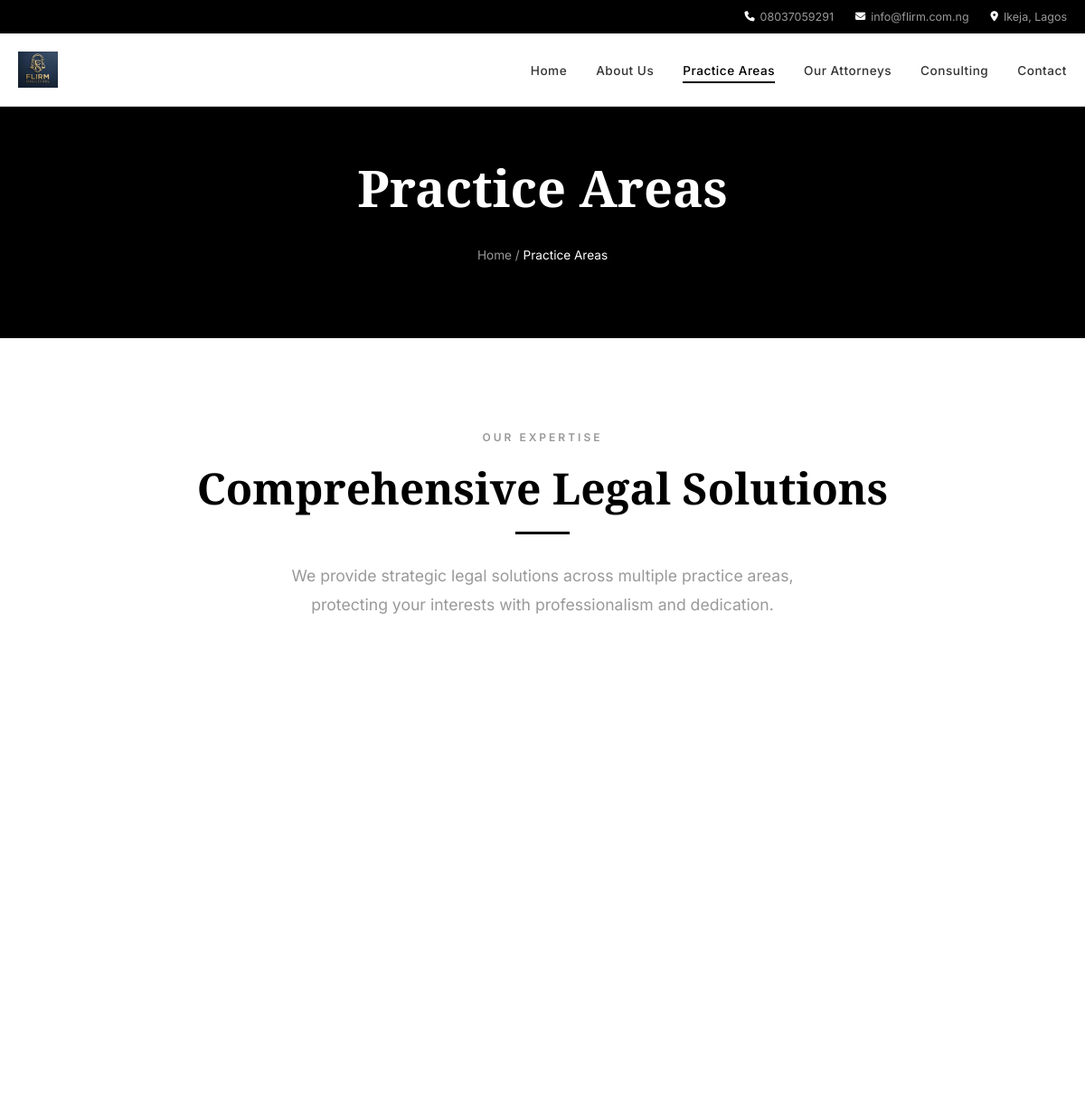
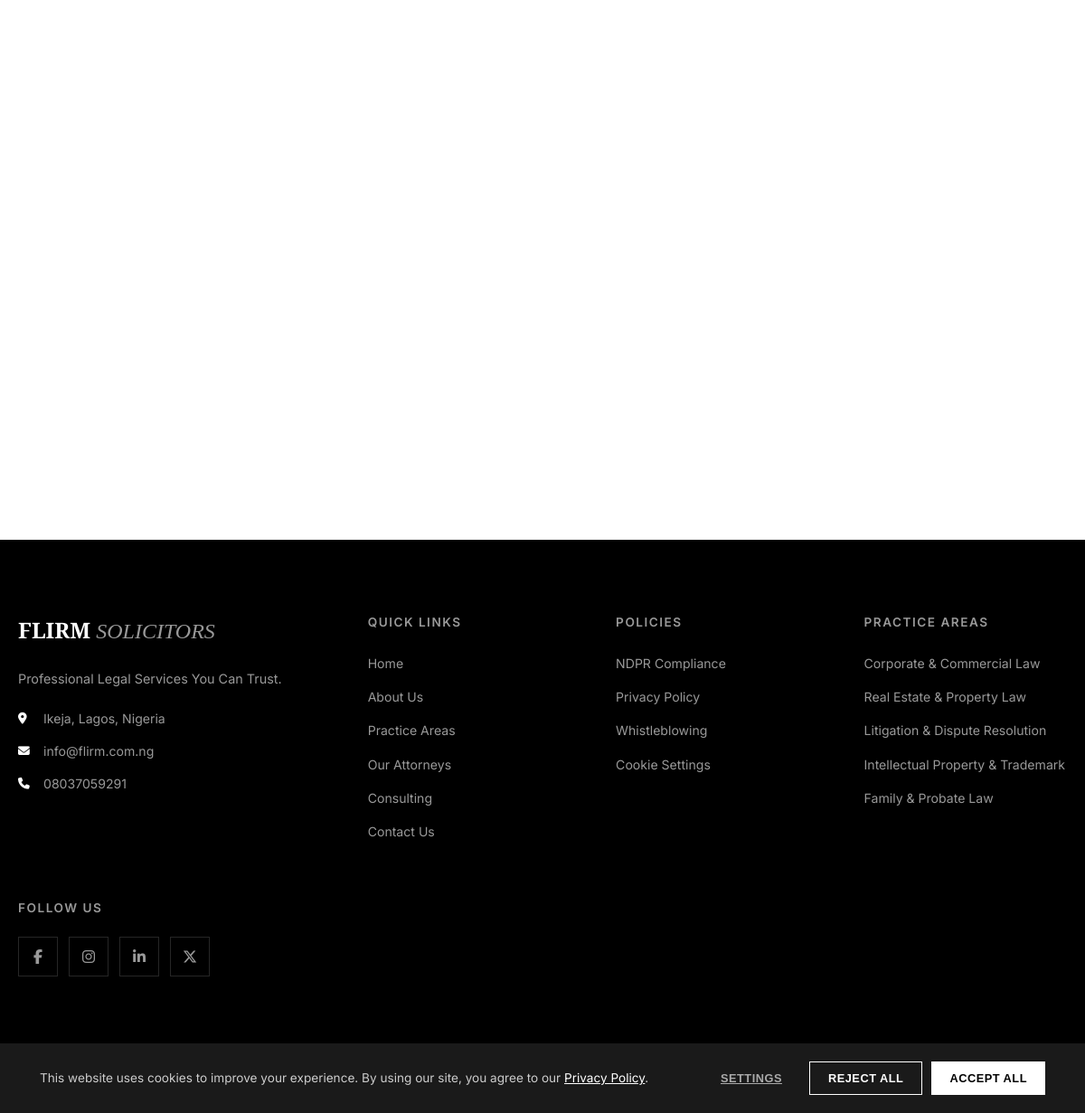
Page /practice-areas.php on the committed database (2 pictures, top to bottom).
### tables this page shows
CREATE TABLE site_settings (
    id INT PRIMARY KEY AUTO_INCREMENT,
    site_name VARCHAR(255) NOT NULL DEFAULT 'FLIRM SOLICITORS',
    site_tagline VARCHAR(255) DEFAULT 'Professional Legal Services Rooted in Integrity, Excellence & Results',
    site_description TEXT,
    logo_url VARCHAR(255) DEFAULT 'assets/images/logo.png',
    favicon_url VARCHAR(255) DEFAULT 'assets/images/favicon.ico',
    footer_text TEXT,
    copyright_text VARCHAR(255) DEFAULT '© 2026 FLIRM SOLICITORS. All Rights Reserved.',
    smtp_host VARCHAR(255) DEFAULT NULL,
    smtp_port VARCHAR(10) DEFAULT NULL,
    smtp_username VARCHAR(255) DEFAULT NULL,
    smtp_password VARCHAR(255) DEFAULT NULL,
    smtp_from_email VARCHAR(255) DEFAULT NULL,
    smtp_from_name VARCHAR(255) DEFAULT NULL,
    updated_at TIMESTAMP DEFAULT CURRENT_TIMESTAMP ON UPDATE CURRENT_TIMESTAMP
);

CREATE TABLE footer_content (
    id INT PRIMARY KEY AUTO_INCREMENT,
    about_text TEXT,
    address VARCHAR(255) DEFAULT 'Ikeja, Lagos, Nigeria',
    email VARCHAR(100) DEFAULT 'info@flirm.com.ng',
    phone VARCHAR(50) DEFAULT '08037059291',
    copyright_text VARCHAR(255) DEFAULT '© 2026 FLIRM SOLICITORS. All Rights Reserved.',
    updated_at TIMESTAMP DEFAULT CURRENT_TIMESTAMP ON UPDATE CURRENT_TIMESTAMP
);

CREATE TABLE practice_areas (
    id INT PRIMARY KEY AUTO_INCREMENT,
    title VARCHAR(255) NOT NULL,
    short_description TEXT,
    services TEXT,
    icon_class VARCHAR(100) DEFAULT 'fa-gavel',
    display_order INT DEFAULT 0,
    is_active TINYINT(1) DEFAULT 1,
    created_at TIMESTAMP DEFAULT CURRENT_TIMESTAMP
);

CREATE TABLE social_media (
    id INT PRIMARY KEY AUTO_INCREMENT,
    platform VARCHAR(50) NOT NULL,
    url VARCHAR(255) NOT NULL,
    icon_class VARCHAR(100),
    display_order INT DEFAULT 0,
    is_active TINYINT(1) DEFAULT 1
);

### includes/db.php (called while the page is built, shortened)
<?php
class Database {
    private static $instance = null;
    private $conn;
    private function __construct() {
        try {
            $this->conn = new mysqli(DB_HOST, DB_USER, DB_PASS, DB_NAME);
            $this->conn->set_charset('utf8mb4');
        } catch (Throwable $e) {
            http_response_code(500);
            die('Database connection failed: ' . htmlspecialchars($e->getMessage()));
        }
    }
    public static function getInstance() {
        if (self::$instance === null) {
            self::$instance = new self();
        }
        return self::$instance;
    }
    public function query($sql) {
        return $this->conn->query($sql);
    }
    public function fetchAll($sql) {
        $result = $this->query($sql);
        $data = [];
        if ($result && $result->num_rows > 0) {
            while ($row = $result->fetch_assoc()) {
                $data[] = $row;
            }
        }
        return $data;
    }
    public function fetchOne($sql) {
        $result = $this->query($sql);
        if ($result && $result->num_rows > 0) {
            return $result->fetch_assoc();
        }
        return null;
    }
}

### includes/functions.php (called while the page is built, shortened)
<?php
require_once 'db.php';
function getSetting($key) {
    $db = Database::getInstance();
    $settings = $db->fetchOne("SELECT * FROM site_settings WHERE id = 1");
    return $settings[$key] ?? '';
}
function getPracticeAreas() {
    return Database::getInstance()->fetchAll("SELECT * FROM practice_areas WHERE is_active = 1 ORDER BY display_order ASC");
}
function getSocialMedia() {
    return Database::getInstance()->fetchAll("SELECT * FROM social_media WHERE is_active = 1 ORDER BY display_order ASC");
}
function getFooterContent() {
    return Database::getInstance()->fetchOne("SELECT * FROM footer_content WHERE id = 1");
}
function imgExists($path) {
    return !empty($path) && file_exists(ROOT_PATH . $path);
}
        ?><img src="<?= SITE_URL . htmlspecialchars($path) ?>" alt="<?= htmlspecialchars($alt) ?>" style="<?= $style ?>"><?php

### practice-areas.php (the view, shortened to what this page needs)
<?php require_once 'includes/header.php'; ?>
<?php $areas = getPracticeAreas(); ?>
<section class="page-hero">
    <div class="container">
        <h1>Practice Areas</h1>
        <p class="breadcrumb"><a href="<?= SITE_URL ?>">Home</a> / <span>Practice Areas</span></p>
    </div>
</section>
<section class="section section-white">
    <div class="container">
        <div class="text-center animate-on-scroll">
            <span class="section-tag">Our Expertise</span>
            <h2 class="section-title">Comprehensive Legal Solutions</h2>
            <div class="title-line center"></div>
            <p class="section-subtitle">We provide strategic legal solutions across multiple practice areas, protecting your interests with professionalism and dedication.</p>
        </div>
        <div class="practice-grid" style="margin-top:50px;">
        </div>
    </div>
</section>
<?php require_once 'includes/footer.php'; ?>

### includes/header.php (shortened to what this page needs)
<?php
require_once 'includes/functions.php';
$current_page = basename($_SERVER['PHP_SELF'], '.php');
?>
<!DOCTYPE html>
<html lang="en">
<head>
    <link rel="stylesheet" href="https://cdnjs.cloudflare.com/ajax/libs/font-awesome/6.5.1/css/all.min.css">
    <link rel="stylesheet" href="<?= ASSETS_URL ?>css/style.css">
</head>
<body>
    <header class="site-header" id="siteHeader">
        <div class="header-top">
            <div class="container header-top-inner">
                <span class="header-contact"><i class="fas fa-phone"></i> 08037059291</span>
                <span class="header-contact"><i class="fas fa-envelope"></i> info@flirm.com.ng</span>
                <span class="header-contact"><i class="fas fa-map-marker-alt"></i> Ikeja, Lagos</span>
            </div>
        </div>
        <div class="header-main">
            <div class="container header-main-inner">
                <a href="<?= SITE_URL ?>" class="site-logo">
                    <?php $logo_url = getSetting('logo_url'); if (imgExists($logo_url)): ?>
                    <img src="<?= SITE_URL . htmlspecialchars($logo_url) ?>" alt="FLIRM SOLICITORS" style="height:40px;width:auto;">
                    <?php else: ?>
                    FLIRM <span>SOLICITORS</span>
                    <?php endif; ?>
                </a>
                <nav class="main-nav" id="mainNav">
                    <ul>
                        <li><a href="<?= SITE_URL ?>" class="<?= $current_page == 'index' ? 'active' : '' ?>">Home</a></li>
                        <li><a href="<?= SITE_URL ?>about.php" class="<?= $current_page == 'about' ? 'active' : '' ?>">About Us</a></li>
                        <li><a href="<?= SITE_URL ?>practice-areas.php" class="<?= $current_page == 'practice-areas' ? 'active' : '' ?>">Practice Areas</a></li>
                        <li><a href="<?= SITE_URL ?>attorneys.php" class="<?= $current_page == 'attorneys' ? 'active' : '' ?>">Our Attorneys</a></li>
                        <li><a href="<?= SITE_URL ?>consulting.php" class="<?= $current_page == 'consulting' ? 'active' : '' ?>">Consulting</a></li>
                        <li><a href="<?= SITE_URL ?>contact.php" class="<?= $current_page == 'contact' ? 'active' : '' ?>">Contact</a></li>
                    </ul>
                </nav>
            </div>
        </div>
    </header>

### includes/footer.php (shortened to what this page needs)
<?php
$footer = getFooterContent();
$socials = getSocialMedia();
?>
    <footer class="site-footer">
        <div class="container">
            <div class="footer-grid">
                <div class="footer-col footer-brand">
                    <h3>FLIRM <span>SOLICITORS</span></h3>
                    <p><?= htmlspecialchars($footer['about_text'] ?? 'Professional Legal Services You Can Trust.') ?></p>
                    <div class="footer-contact-list">
                        <div class="footer-contact-item">
                            <i class="fas fa-map-marker-alt"></i>
                            <span><?= htmlspecialchars($footer['address'] ?? '') ?></span>
                        </div>
                        <div class="footer-contact-item">
                            <i class="fas fa-envelope"></i>
                            <span><?= htmlspecialchars($footer['email'] ?? '') ?></span>
                        </div>
                        <div class="footer-contact-item">
                            <i class="fas fa-phone"></i>
                            <span><?= htmlspecialchars($footer['phone'] ?? '') ?></span>
                        </div>
                    </div>
                </div>
                <div class="footer-col">
                    <h4>Quick Links</h4>
                    <ul class="footer-links">
                        <li><a href="<?= SITE_URL ?>">Home</a></li>
                        <li><a href="<?= SITE_URL ?>about.php">About Us</a></li>
                        <li><a href="<?= SITE_URL ?>practice-areas.php">Practice Areas</a></li>
                        <li><a href="<?= SITE_URL ?>attorneys.php">Our Attorneys</a></li>
                        <li><a href="<?= SITE_URL ?>consulting.php">Consulting</a></li>
                        <li><a href="<?= SITE_URL ?>contact.php">Contact Us</a></li>
                    </ul>
                </div>
                <div class="footer-col">
                    <h4>Policies</h4>
                    <ul class="footer-links">
                        <li><a href="<?= SITE_URL ?>ndpr-compliance.php">NDPR Compliance</a></li>
                        <li><a href="<?= SITE_URL ?>privacy-policy.php">Privacy Policy</a></li>
                        <li><a href="<?= SITE_URL ?>whistleblowing.php">Whistleblowing</a></li>
                        <li><a href="#" onclick="event.preventDefault();cookieShowSettings();">Cookie Settings</a></li>
                    </ul>
                </div>
                <div class="footer-col">
                    <h4>Practice Areas</h4>
                    <ul class="footer-links">
<?php
$areas = getPracticeAreas();
foreach (array_slice($areas, 0, 5) as $area):
?>
                        <li><a href="<?= SITE_URL ?>practice-areas.php#area-<?= $area['id'] ?>"><?= htmlspecialchars($area['title']) ?></a></li>
<?php endforeach; ?>
                    </ul>
                </div>
                <div class="footer-col">
                    <h4>Follow Us</h4>
                    <div class="footer-social">
<?php foreach ($socials as $social): ?>
                        <a href="<?= htmlspecialchars($social['url']) ?>" class="social-icon" target="_blank" rel="noopener" aria-label="<?= htmlspecialchars($social['platform']) ?>">
                            <i class="fab <?= htmlspecialchars($social['icon_class']) ?>"></i>
                        </a>
<?php endforeach; ?>
                    </div>
                </div>
            </div>
        </div>
        <div class="footer-bottom">
            <div class="container">
                <p><?= htmlspecialchars($footer['copyright_text'] ?? '© 2026 FLIRM SOLICITORS. All Rights Reserved.') ?></p>
            </div>
        </div>
    </footer>
    <div id="cookieBanner" class="cookie-banner">
        <div class="container">
            <p>This website uses cookies to improve your experience. By using our site, you agree to our <a href="<?= SITE_URL ?>privacy-policy.php">Privacy Policy</a>.</p>
            <div class="cookie-actions">
                <button class="cookie-btn cookie-btn-link" onclick="cookieShowSettings()">Settings</button>
                <button class="cookie-btn cookie-btn-secondary" onclick="cookieAcceptNecessary()">Reject All</button>
                <button class="cookie-btn cookie-btn-primary" onclick="cookieAcceptAll()">Accept All</button>
            </div>
        </div>
    </div>
</body>
</html>

### rows in the picture
site_settings: logo_url (picture)
footer_content: about_text "Professional Legal Services You Can Trust.", address "Ikeja, Lagos, Nigeria", email "info@flirm.com.ng", phone "08037059291"
practice_areas: title "Corporate & Commercial Law"
practice_areas: title "Real Estate & Property Law"
practice_areas: title "Litigation & Dispute Resolution"
practice_areas: title "Intellectual Property & Trademark"
practice_areas: title "Family & Probate Law"
